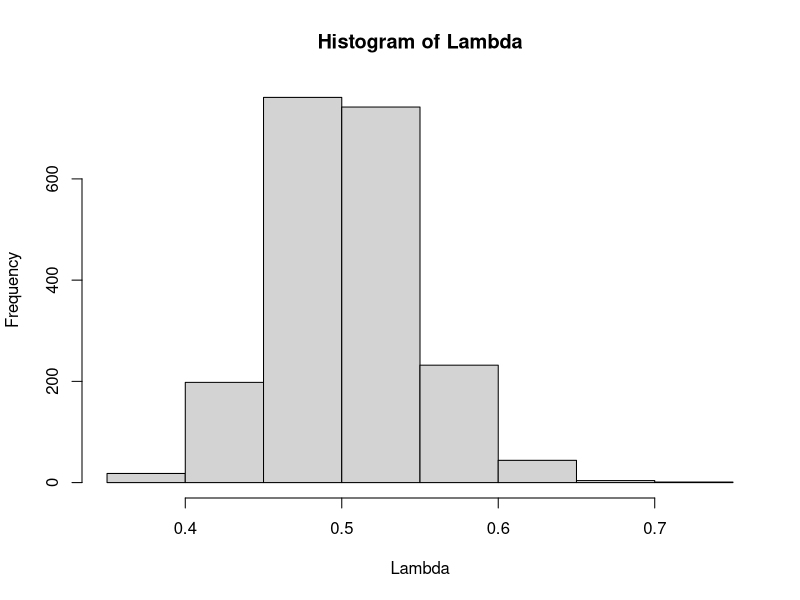
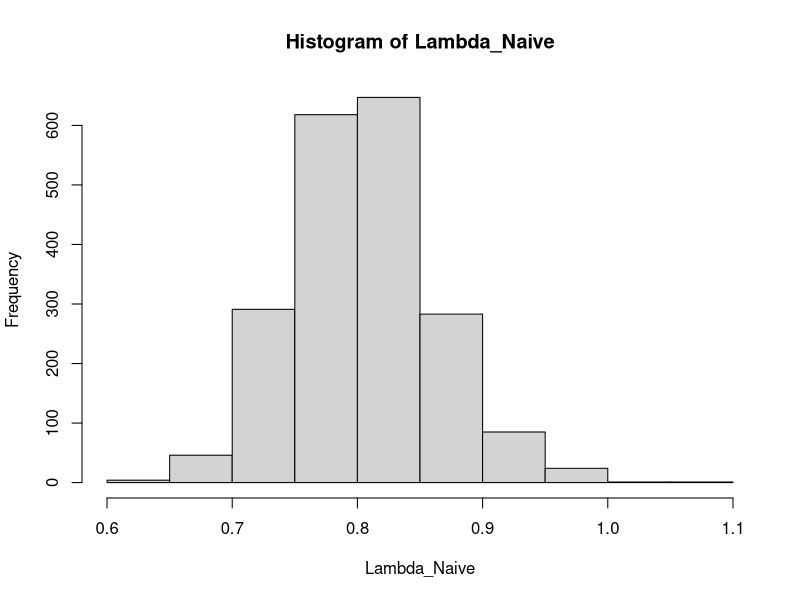

The R source for these figures, in order:
#假設T~Exp(lambda) ; C~Exp(mu)
# 上面是說明:存活時間 T 服從參數為 lambda 的指數分布,設限時間 C 服從參數為 mu 的指數分布

lambda = 0.5        # 設定真實的存活時間指數分布參數 lambda(事件發生率)
mu = 0.3             # 設定真實的設限時間指數分布參數 mu(設限發生率)
#------------------------------------------------------------------------------
B = 2000             # 模擬重複次數(replication),要模擬 2000 次
n = 200               # 每次模擬的樣本數(受試者人數)
Lambda = rep(NA, B)         # 建立長度為 B 的向量,存放每次模擬得到的 MLE 估計值 λ̂ = r/W,初始值皆為 NA
Lambda_Naive = rep(NA, B)   # 建立長度為 B 的向量,存放每次模擬得到的「naive」估計值 n/W,初始值皆為 NA

for(i in 1:B){                       # 開始迴圈,重複模擬 B 次(i 從 1 到 2000)
  
  T = rexp(n, rate = lambda)          # 產生 n 個服從 Exp(lambda) 的真實存活時間 T(未觀測)
  C = rexp(n, rate = mu)              # 產生 n 個服從 Exp(mu) 的潛在設限時間 C(未觀測)
  # observed data
  U = pmin(T, C)                      # 觀測時間 U = min(T, C),取 T 與 C 中較小者(對應投影片的 Uᵢ = min{Tᵢ, Cᵢ})
  delta = as.integer(T<=C)            # 設限指示變數 δ:若 T ≤ C(事件先發生)則為 1,否則(被設限)為 0
  #cbind(C, T, U, delta)              # (被註解掉)原本可用來檢視 C, T, U, delta 四欄並排比較
  
  dat = data.frame(U, delta = delta)  # 把觀測到的 U 與 δ 組成資料框,模擬真實情況下我們只能看到的資料
  
  #mean(delta == 0) # censoring rate  # (被註解掉)原本用來計算此次模擬的設限比例(δ=0 的比例)
  
  r = sum(delta)                      # r = 未設限(事件)個數,即 Σδᵢ,對應投影片的 r
  W = sum(U)                          # W = 總觀察時間,即 ΣUᵢ,對應投影片的 W
  Lambda[i] = lambda.hat = r/W        # 計算 MLE:λ̂ = r/W,同時存入 lambda.hat 這個變數,並存進 Lambda 向量的第 i 個位置
  Lambda_Naive[i] = n/W               # 計算「naive」估計值:用總人數 n(而非事件數 r)除以 W,存進 Lambda_Naive 向量
  #Naive estimation
  lambda.naive = n/W                  # 重複計算一次 naive 估計值(僅存成一個暫存變數,每次迴圈會被覆蓋,不影響結果)
}                                     # 結束迴圈

######################################
hist(Lambda)          # 畫出 2000 次模擬所得 MLE 估計值 λ̂ 的直方圖,觀察其抽樣分布
hist(Lambda_Naive)    # 畫出 2000 次模擬所得 naive 估計值的直方圖,與 MLE 分布做比較

var(Lambda)           # 計算 2000 次模擬中 MLE 估計值 λ̂ 的變異數,評估估計量的變異程度
